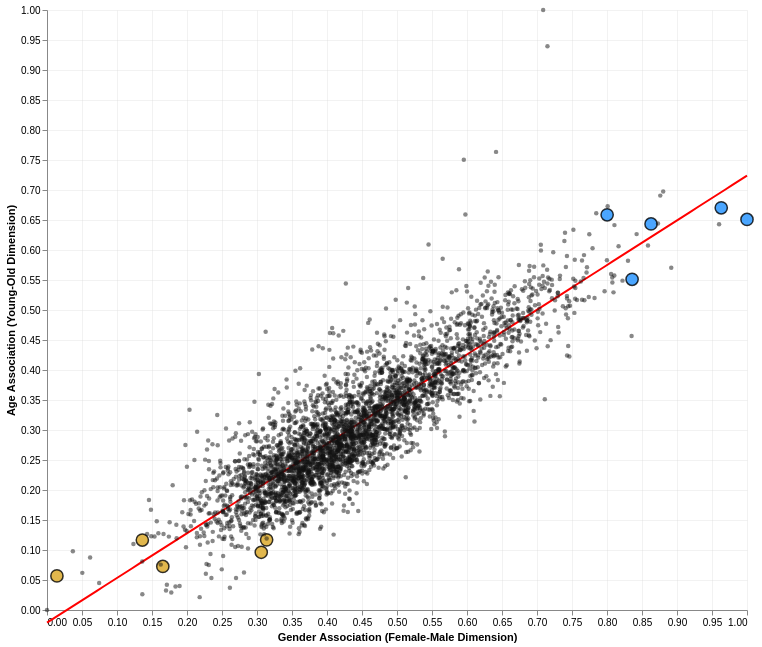

Write notebook code for a chart like this one.
### Markdown cell above
* Now, we create the regression line.
* And combine the two of them and *save as an html file*.

### Code cell
line = alt.Chart(regression_line).mark_line(
    color='red',
    strokeWidth=2
).encode(
    x='gender_norm_main:Q',
    y='age_norm_main:Q'
)

reg_plot_interactive = (line + scatter).configure_axis(
    gridColor='lightgray',
    gridOpacity=0.3
).configure_view(
    strokeWidth=0
)

reg_plot_interactive.save('outputs/regression_plot_interactive.html')
reg_plot_interactive

### Figure 1 — Vega-Lite specification as saved in the notebook (floating-point values rounded to 4 significant figures; data arrays with more than 128 entries replaced by an {"elided": "..."} marker saying what was removed)
{"config": {"view": {"continuousWidth": 300, "continuousHeight": 300, "strokeWidth": 0}, "axis": {"gridColor": "lightgray", "gridOpacity": 0.3}}, "layer": [{"data": {"name": "data-19711593742161b97638d7a4e934af6b"}, "mark": {"type": "line", "color": "red", "strokeWidth": 2}, "encoding": {"x": {"field": "gender_norm_main", "type": "quantitative"}, "y": {"field": "age_norm_main", "type": "quantitative"}}}, {"data": {"name": "data-33f4970e06fcff38ad3a4bad629d92c0"}, "mark": {"type": "circle", "stroke": "black"}, "encoding": {"color": {"field": "category_type", "legend": null, "scale": {"domain": ["Female-associated", "Male-associated", "Other"], "range": ["#DAA520", "#1E90FF", "#111111"]}, "type": "nominal"}, "opacity": {"condition": {"test": "datum.is_highlighted", "value": 0.8}, "value": 0.5}, "size": {"condition": {"test": "datum.is_highlighted", "value": 150}, "value": 20}, "strokeWidth": {"condition": {"test": "datum.is_highlighted", "value": 1.5}, "value": 0}, "tooltip": [{"field": "Social_Category", "title": "social_category", "type": "nominal"}, {"field": "gender_norm_main", "format": ".2f", "title": "gender_norm", "type": "quantitative"}, {"field": "age_norm_main", "format": ".2f", "title": "age_norm", "type": "quantitative"}], "x": {"field": "gender_norm_main", "scale": {"domain": [0, 1]}, "title": "Gender Association (Female-Male Dimension)", "type": "quantitative"}, "y": {"field": "age_norm_main", "scale": {"domain": [0, 1]}, "title": "Age Association (Young-Old Dimension)", "type": "quantitative"}}}], "height": 600, "width": 700, "$schema": "https://vega.github.io/schema/vega-lite/v6.1.0.json", "datasets": {"data-19711593742161b97638d7a4e934af6b": [{"gender_norm_main": 0.0, "age_norm_main": -0.02108}, {"gender_norm_main": 0.0101, "age_norm_main": -0.01356}, {"gender_norm_main": 0.0202, "age_norm_main": -0.006035}, {"gender_norm_main": 0.0303, "age_norm_main": 0.00149}, {"gender_norm_main": 0.0404, "age_norm_main": 0.009015}, {"gender_norm_main": 0.05051, "age_norm_main": 0.01654}, {"gender_norm_main": 0.06061, "age_norm_main": 0.02406}, {"gender_norm_main": 0.07071, "age_norm_main": 0.03159}, {"gender_norm_main": 0.08081, "age_norm_main": 0.03911}, {"gender_norm_main": 0.09091, "age_norm_main": 0.04664}, {"gender_norm_main": 0.101, "age_norm_main": 0.05416}, {"gender_norm_main": 0.1111, "age_norm_main": 0.06169}, {"gender_norm_main": 0.1212, "age_norm_main": 0.06921}, {"gender_norm_main": 0.1313, "age_norm_main": 0.07674}, {"gender_norm_main": 0.1414, "age_norm_main": 0.08426}, {"gender_norm_main": 0.1515, "age_norm_main": 0.09179}, {"gender_norm_main": 0.1616, "age_norm_main": 0.09931}, {"gender_norm_main": 0.1717, "age_norm_main": 0.1068}, {"gender_norm_main": 0.1818, "age_norm_main": 0.1144}, {"gender_norm_main": 0.1919, "age_norm_main": 0.1219}, {"gender_norm_main": 0.202, "age_norm_main": 0.1294}, {"gender_norm_main": 0.2121, "age_norm_main": 0.1369}, {"gender_norm_main": 0.2222, "age_norm_main": 0.1445}, {"gender_norm_main": 0.2323, "age_norm_main": 0.152}, {"gender_norm_main": 0.2424, "age_norm_main": 0.1595}, {"gender_norm_main": 0.2525, "age_norm_main": 0.167}, {"gender_norm_main": 0.2626, "age_norm_main": 0.1746}, {"gender_norm_main": 0.2727, "age_norm_main": 0.1821}, {"gender_norm_main": 0.2828, "age_norm_main": 0.1896}, {"gender_norm_main": 0.2929, "age_norm_main": 0.1971}, {"gender_norm_main": 0.303, "age_norm_main": 0.2047}, {"gender_norm_main": 0.3131, "age_norm_main": 0.2122}, {"gender_norm_main": 0.3232, "age_norm_main": 0.2197}, {"gender_norm_main": 0.3333, "age_norm_main": 0.2272}, {"gender_norm_main": 0.3434, "age_norm_main": 0.2348}, {"gender_norm_main": 0.3535, "age_norm_main": 0.2423}, {"gender_norm_main": 0.3636, "age_norm_main": 0.2498}, {"gender_norm_main": 0.3737, "age_norm_main": 0.2573}, {"gender_norm_main": 0.3838, "age_norm_main": 0.2649}, {"gender_norm_main": 0.3939, "age_norm_main": 0.2724}, {"gender_norm_main": 0.404, "age_norm_main": 0.2799}, {"gender_norm_main": 0.4141, "age_norm_main": 0.2874}, {"gender_norm_main": 0.4242, "age_norm_main": 0.295}, {"gender_norm_main": 0.4343, "age_norm_main": 0.3025}, {"gender_norm_main": 0.4444, "age_norm_main": 0.31}, {"gender_norm_main": 0.4545, "age_norm_main": 0.3175}, {"gender_norm_main": 0.4646, "age_norm_main": 0.3251}, {"gender_norm_main": 0.4747, "age_norm_main": 0.3326}, {"gender_norm_main": 0.4848, "age_norm_main": 0.3401}, {"gender_norm_main": 0.4949, "age_norm_main": 0.3476}, {"gender_norm_main": 0.5051, "age_norm_main": 0.3552}, {"gender_norm_main": 0.5152, "age_norm_main": 0.3627}, {"gender_norm_main": 0.5253, "age_norm_main": 0.3702}, {"gender_norm_main": 0.5354, "age_norm_main": 0.3777}, {"gender_norm_main": 0.5455, "age_norm_main": 0.3853}, {"gender_norm_main": 0.5556, "age_norm_main": 0.3928}, {"gender_norm_main": 0.5657, "age_norm_main": 0.4003}, {"gender_norm_main": 0.5758, "age_norm_main": 0.4078}, {"gender_norm_main": 0.5859, "age_norm_main": 0.4154}, {"gender_norm_main": 0.596, "age_norm_main": 0.4229}, {"gender_norm_main": 0.6061, "age_norm_main": 0.4304}, {"gender_norm_main": 0.6162, "age_norm_main": 0.4379}, {"gender_norm_main": 0.6263, "age_norm_main": 0.4455}, {"gender_norm_main": 0.6364, "age_norm_main": 0.453}, {"gender_norm_main": 0.6465, "age_norm_main": 0.4605}, {"gender_norm_main": 0.6566, "age_norm_main": 0.468}, {"gender_norm_main": 0.6667, "age_norm_main": 0.4756}, {"gender_norm_main": 0.6768, "age_norm_main": 0.4831}, {"gender_norm_main": 0.6869, "age_norm_main": 0.4906}, {"gender_norm_main": 0.697, "age_norm_main": 0.4981}, {"gender_norm_main": 0.7071, "age_norm_main": 0.5057}, {"gender_norm_main": 0.7172, "age_norm_main": 0.5132}, {"gender_norm_main": 0.7273, "age_norm_main": 0.5207}, {"gender_norm_main": 0.7374, "age_norm_main": 0.5282}, {"gender_norm_main": 0.7475, "age_norm_main": 0.5358}, {"gender_norm_main": 0.7576, "age_norm_main": 0.5433}, {"gender_norm_main": 0.7677, "age_norm_main": 0.5508}, {"gender_norm_main": 0.7778, "age_norm_main": 0.5583}, {"gender_norm_main": 0.7879, "age_norm_main": 0.5659}, {"gender_norm_main": 0.798, "age_norm_main": 0.5734}, {"gender_norm_main": 0.8081, "age_norm_main": 0.5809}, {"gender_norm_main": 0.8182, "age_norm_main": 0.5884}, {"gender_norm_main": 0.8283, "age_norm_main": 0.596}, {"gender_norm_main": 0.8384, "age_norm_main": 0.6035}, {"gender_norm_main": 0.8485, "age_norm_main": 0.611}, {"gender_norm_main": 0.8586, "age_norm_main": 0.6185}, {"gender_norm_main": 0.8687, "age_norm_main": 0.6261}, {"gender_norm_main": 0.8788, "age_norm_main": 0.6336}, {"gender_norm_main": 0.8889, "age_norm_main": 0.6411}, {"gender_norm_main": 0.899, "age_norm_main": 0.6486}, {"gender_norm_main": 0.9091, "age_norm_main": 0.6562}, {"gender_norm_main": 0.9192, "age_norm_main": 0.6637}, {"gender_norm_main": 0.9293, "age_norm_main": 0.6712}, {"gender_norm_main": 0.9394, "age_norm_main": 0.6787}, {"gender_norm_main": 0.9495, "age_norm_main": 0.6863}, {"gender_norm_main": 0.9596, "age_norm_main": 0.6938}, {"gender_norm_main": 0.9697, "age_norm_main": 0.7013}, {"gender_norm_main": 0.9798, "age_norm_main": 0.7088}, {"gender_norm_main": 0.9899, "age_norm_main": 0.7164}, {"gender_norm_main": 1.0, "age_norm_main": 0.7239}], "data-33f4970e06fcff38ad3a4bad629d92c0": {"elided": "3495 records"}}}
